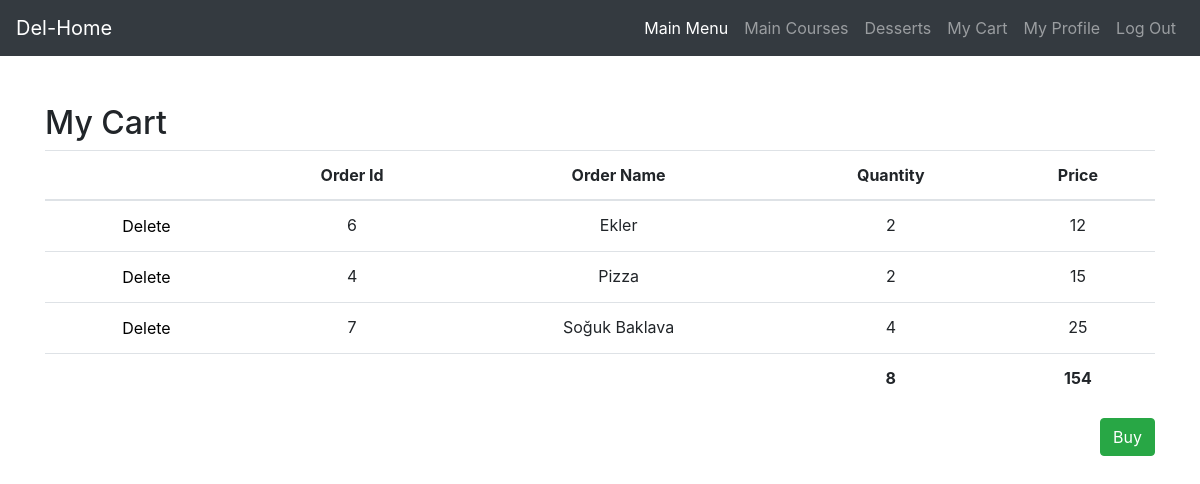
/cart.php (signed in), run on the app's committed database.
### tables this page shows
CREATE TABLE `cartTable` (
  `id` int(11) NOT NULL,
  `ordererEmail` varchar(100) NOT NULL,
  `orderId` int(11) NOT NULL,
  `orderName` varchar(50) NOT NULL,
  `orderCategory` varchar(50) NOT NULL,
  `orderQuantity` int(11) NOT NULL,
  `orderPrice` int(11) NOT NULL
);

### cart.php (the view, shortened to what this page needs)
<?php
$email=$_SESSION['email'];
include 'navbar.php';
$conn = new mysqli("localhost", "root", "", "yemeksepetiDB");
$sql = "SELECT * FROM cartTable where ordererEmail='$email'";
$result = $conn->query($sql);
$totalQuantity = 0;
$totalPrice = 0;
?>
<!DOCTYPE html>
<html lang="en">
<head>
    <link rel="stylesheet" href="https://stackpath.bootstrapcdn.com/bootstrap/4.5.2/css/bootstrap.min.css">
</head>
<body>
<div class="container mt-5">
    <h2>My Cart</h2>
    <table class="table">
        <thead>
            <tr style="text-align: center;">
                <th></th>
                <th>Order Id</th>
                <th>Order Name</th>
                <th class="orderQuantity">Quantity</th>
                <th class="orderPrice">Price</th>
            </tr>
        </thead>
        <tbody>
            <?php
            while ($row = $result->fetch_assoc()) {
                echo '<tr style="text-align: center;">';
                echo '<td>';
                echo     '<form action="deleteOrder.php" method="post"  onsubmit="return confirm(`Are you sure you want to delete?`);">';
                echo      ' <button type="submit" style="cursor: pointer; border: none; background-color: transparent;">Delete</button>';
                echo  ' </form>  '      ;
                echo      ' </td>';
                echo '<td id="orderId" value="' . $row['orderId'] . '">' . $row['orderId'] . '</td>';
                echo '<td id="orderName" value="' . $row['orderName'] . '">' . $row['orderName'] . '</td>';
                echo '<td id="orderQuantity" value="' . $row['orderId'] . '">' . $row['orderQuantity'] . '</td>';
                echo '<td class="orderPrice" value="' . $row['orderQuantity'] . '">' . $row['orderPrice'] . '</td>';
                echo '</tr>';
                $totalQuantity += $row['orderQuantity'];
                $totalPrice += $row['orderQuantity'] * $row['orderPrice'];
            }
            echo '<tr style="text-align: center;">';
            echo '<th></th>';
            echo '<th></th>';
            echo '<th></th>';
            echo '<th id="quantity">' . $totalQuantity . '</th>';
            echo '<th id="price">' . $totalPrice . '</th>';
            echo '</tr>';
            ?>
        </tbody>
    </table>
    <div style="display: flex; justify-content: end;">
        <form id="buyForm" action="payment.php" method="post">
            <button type="submit" class="btn btn-success">Buy</button>
        </form>
    </div>
</div>
</body>
</html>

### navbar.php (shortened to what this page needs)
<!DOCTYPE html>
<html lang="en">
<head>
    <link rel="stylesheet" href="https://stackpath.bootstrapcdn.com/bootstrap/4.5.2/css/bootstrap.min.css">
</head>
<body>
<nav class="navbar navbar-expand-lg navbar-dark bg-dark">
  <a class="navbar-brand" href="#">Del-Home</a>
  <div class="collapse navbar-collapse" id="navbarNav">
    <ul class="navbar-nav ml-auto">
      <li class="nav-item active">
        <a class="nav-link" href="mainmenu.php">Main Menu</a>
      </li>
      <li class="nav-item">
        <a class="nav-link" href="maincourse.php">Main Courses</a>
      </li>
      <li class="nav-item">
        <a class="nav-link" href="desserts.php">Desserts</a>
      </li>
      <li class="nav-item">
        <a class="nav-link" href="cart.php">My Cart</a>
      </li>
      <li class="nav-item">
        <a class="nav-link" href="profile.php">My Profile</a>
      </li>
      <li class="nav-item">
        <a class="nav-link" href="logout.php">Log Out</a>
      </li>
    </ul>
  </div>
</nav>
</body>
</html>

### data on the page
carttable: orderId "6", orderName "Ekler", orderQuantity "2", orderPrice "12"
carttable: orderId "4", orderName "Pizza", orderQuantity "2", orderPrice "15"
carttable: orderId "7", orderName "Soğuk Baklava", orderQuantity "4", orderPrice "25"

### other printed values
$totalQuantity "8"
$totalPrice "154"
